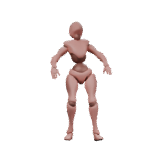
#> input picture assets/resources/anim/die/01.png, 160 x 160 px
$ python -i imaging.py   (imports and definitions only)
#> lines starting #> are read from the running program, lines starting #| are printed output that depends on the picture; after the words box and inside, x2 and y2 are one past the last pixel; in counts of white or black regions, pixels touching at a corner belong together
"""图像算法：去背、拆层、切图、Atlas 打包。

只依赖 Pillow + numpy，保证 exe 体积小、打包稳定。
"""
from __future__ import annotations

import json
from pathlib import Path
from typing import Dict, List, Sequence, Tuple

import numpy as np
from PIL import Image, ImageDraw, ImageFilter


def ensure_rgba(img: Image.Image) -> Image.Image:
    return img.convert("RGBA") if img.mode != "RGBA" else img.copy()


def _corner_colors(img: Image.Image) -> List[Tuple[int, int, int]]:
    w, h = img.size
    pts = [(0, 0), (w - 1, 0), (0, h - 1), (w - 1, h - 1),
           (w // 2, 0), (w // 2, h - 1), (0, h // 2), (w - 1, h // 2)]
    px = img.convert("RGB").load()
    colors = []
    for x, y in pts:
        c = px[x, y]
        if c not in colors:
            colors.append(c)
    return colors


def remove_background(img: Image.Image, tolerance: int = 26, feather: int = 2) -> Image.Image:
    """以四边/中点采样色为背景色，按容差抠成透明；再轻微羽化边缘。

    对纯色/近纯色背景（AI 生图常见）效果好；复杂背景建议后续接 BiRefNet。
    """
    img = ensure_rgba(img)
    rgb = np.array(img.convert("RGB"), dtype=np.int16)
    colors = _corner_colors(img)
    mask = np.zeros(rgb.shape[:2], dtype=bool)
    for c in colors:
        diff = np.abs(rgb - np.array(c, dtype=np.int16)).sum(axis=2)
        mask |= diff <= tolerance * 3
    alpha = np.where(mask, 0, 255).astype(np.uint8)
    result = img.copy()
    result.putalpha(Image.fromarray(alpha))
    if feather > 0:
        a = result.getchannel("A").filter(ImageFilter.GaussianBlur(radius=feather))
        result.putalpha(a)
    return result


def alpha_bbox(img: Image.Image) -> Tuple[int, int, int, int] | None:
    img = ensure_rgba(img)
    return img.getchannel("A").getbbox()


# [174 lines left out: functions trim_alpha, alpha_components, split_layers, slice_grid, pack_atlas, write_atlas and 1 more, not called in this run]

>>> from PIL import Image
>>> picture = Image.open('../../assets/resources/anim/die/01.png')
#> picture is the input picture: PIL image 160x160 RGBA; mean R, G, B, A 18.1, 13.2, 12.5, 23.7
>>> result = remove_background(picture)
#> in remove_background, `rgb = np.array(img.convert("RGB"), dtype=np.int16)`:
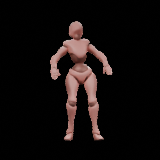
#> rgb: shape (160, 160, 3) int16; mean R, G, B 18.1, 13.2, 12.5
#> the loop in _corner_colors, `for x, y in pts:` made 8 passes
#> c on passes 1 to 8: (1, 1, 1), (1, 1, 1), (0, 0, 0), (0, 0, 0), (0, 0, 0), (0, 0, 0), (0, 0, 0), (1, 1, 1)
#> after the loop in _corner_colors, `for x, y in pts:`: colors = [(1, 1, 1), (0, 0, 0)]
#> the loop in remove_background, `for c in colors:` made 2 passes
#> pass 1, in remove_background, `diff = np.abs(rgb - np.array(c, dtype=np.int16)).sum(axis=2)`:
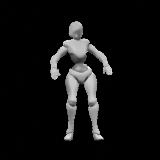
#> diff: shape (160, 160) int64; min 0, max 636, mean 43.9; drawn with min black and max white
#> pass 1, in remove_background, `mask |= diff <= tolerance * 3`:
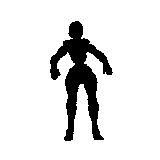
#> mask: shape (160, 160) bool; 89.2% white; 1 black region, box (x1, y1, x2, y2) and area: (50, 21, 113, 141) 2759
#> in remove_background, `result.putalpha(Image.fromarray(alpha))`:
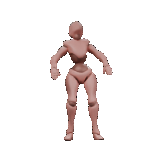
#> result: PIL image 160x160 RGBA; mean R, G, B, A 18.1, 13.2, 12.5, 27.5; transparent parts drawn white
#> in remove_background, `a = result.getchannel("A").filter(ImageFilter.GaussianBlur(radius=feat..`:
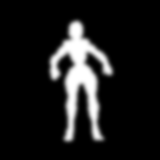
#> a: PIL image 160x160 L; min 0, max 255, mean 27.5
#> in remove_background, `result.putalpha(a)`:
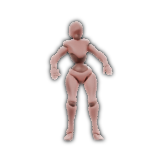
#> result: PIL image 160x160 RGBA; mean R, G, B, A 18.1, 13.2, 12.5, 27.5; transparent parts drawn white

$ run again, on assets/resources/anim/die/04.png
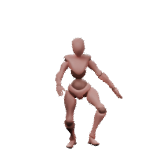
#> input picture assets/resources/anim/die/04.png, 160 x 160 px
#> picture is the input picture: PIL image 160x160 RGBA; mean R, G, B, A 16.3, 11.5, 10.8, 23.8
#> the loop in _corner_colors, `for x, y in pts:` made 8 passes
#> c on passes 1 to 8: (1, 1, 1), (1, 1, 1), (0, 0, 0), (0, 0, 0), (0, 0, 0), (0, 0, 0), (0, 0, 0), (1, 1, 1)
#> after the loop in _corner_colors, `for x, y in pts:`: colors = [(1, 1, 1), (0, 0, 0)]
#> the loop in remove_background, `for c in colors:` made 2 passes
#> pass 1, in remove_background, `mask |= diff <= tolerance * 3`:
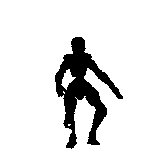
#> mask: shape (160, 160) bool; 89.4% white; 1 black region, box (x1, y1, x2, y2) and area: (55, 37, 123, 149) 2726
#> in remove_background, `result.putalpha(a)`:
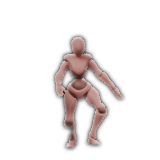
#> result: PIL image 160x160 RGBA; mean R, G, B, A 16.3, 11.5, 10.8, 27.2; transparent parts drawn white
